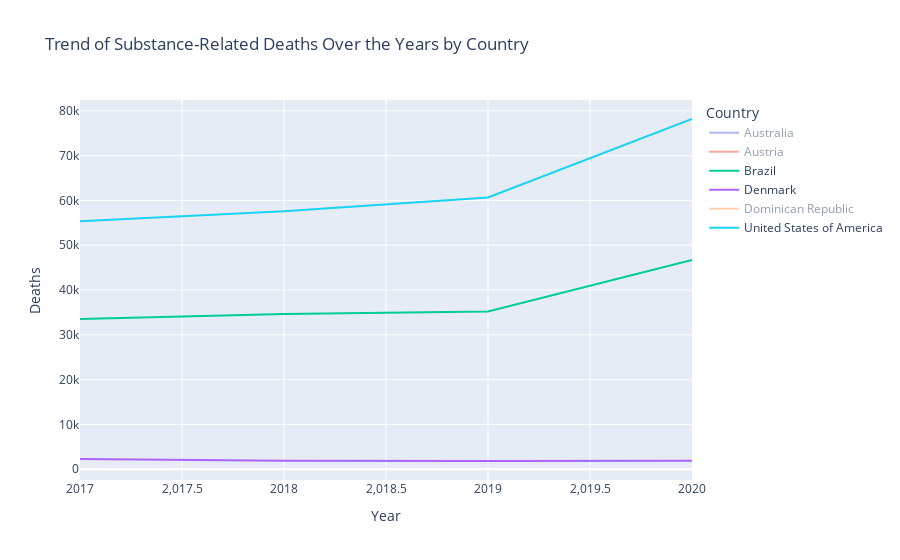

Notebook code for this chart:
### Code cell
# Filter data for specific countries if desired
filtered_data = substance_trend_by_country[substance_trend_by_country['Country'].isin(countries_to_include)]

# Create an interactive plot
fig = px.line(filtered_data, x='Year', y='Deaths', color='Country',
              title="Trend of Substance-Related Deaths Over the Years by Country",
              labels={'Deaths': 'Number of Deaths'})

fig.update_layout(xaxis_title="Year", yaxis_title="Deaths", legend_title="Country")
fig.show()

### Figure 1 — Plotly figure (JSON) as saved in the notebook; plotly's stock layout.template omitted (floating-point values rounded to 4 significant figures)
{"data": [{"hovertemplate": "Country=Australia<br>Year=%{x}<br>Number of Deaths=%{y}<extra></extra>", "legendgroup": "Australia", "line": {"color": "#636efa", "dash": "solid"}, "marker": {"symbol": "circle"}, "mode": "lines", "name": "Australia", "orientation": "v", "showlegend": true, "type": "scatter", "visible": "legendonly", "x": [2017, 2018, 2019, 2020, 2021], "xaxis": "x", "y": [1288, 1028, 1348, 1184, 1472], "yaxis": "y"}, {"hovertemplate": "Country=Austria<br>Year=%{x}<br>Number of Deaths=%{y}<extra></extra>", "legendgroup": "Austria", "line": {"color": "#EF553B", "dash": "solid"}, "marker": {"symbol": "circle"}, "mode": "lines", "name": "Austria", "orientation": "v", "showlegend": true, "type": "scatter", "visible": "legendonly", "x": [2017, 2018, 2019, 2020, 2021], "xaxis": "x", "y": [2352, 2672, 2480, 2784, 3068], "yaxis": "y"}, {"hovertemplate": "Country=Brazil<br>Year=%{x}<br>Number of Deaths=%{y}<extra></extra>", "legendgroup": "Brazil", "line": {"color": "#00cc96", "dash": "solid"}, "marker": {"symbol": "circle"}, "mode": "lines", "name": "Brazil", "orientation": "v", "showlegend": true, "type": "scatter", "visible": true, "x": [2017, 2018, 2019, 2020], "xaxis": "x", "y": [33524, 34652, 35216, 46708], "yaxis": "y"}, {"hovertemplate": "Country=Denmark<br>Year=%{x}<br>Number of Deaths=%{y}<extra></extra>", "legendgroup": "Denmark", "line": {"color": "#ab63fa", "dash": "solid"}, "marker": {"symbol": "circle"}, "mode": "lines", "name": "Denmark", "orientation": "v", "showlegend": true, "type": "scatter", "visible": true, "x": [2017, 2018, 2019, 2020], "xaxis": "x", "y": [2276, 1912, 1832, 1892], "yaxis": "y"}, {"hovertemplate": "Country=Dominican Republic<br>Year=%{x}<br>Number of Deaths=%{y}<extra></extra>", "legendgroup": "Dominican Republic", "line": {"color": "#FFA15A", "dash": "solid"}, "marker": {"symbol": "circle"}, "mode": "lines", "name": "Dominican Republic", "orientation": "v", "showlegend": true, "type": "scatter", "visible": "legendonly", "x": [2017, 2018], "xaxis": "x", "y": [44, 12], "yaxis": "y"}, {"hovertemplate": "Country=United States of America<br>Year=%{x}<br>Number of Deaths=%{y}<extra></extra>", "legendgroup": "United States of America", "line": {"color": "#19d3f3", "dash": "solid"}, "marker": {"symbol": "circle"}, "mode": "lines", "name": "United States of America", "orientation": "v", "showlegend": true, "type": "scatter", "visible": true, "x": [2017, 2018, 2019, 2020], "xaxis": "x", "y": [55356, 57560, 60652, 78176], "yaxis": "y"}], "layout": {"autosize": true, "legend": {"title": {"text": "Country"}, "tracegroupgap": 0}, "title": {"text": "Trend of Substance-Related Deaths Over the Years by Country"}, "xaxis": {"anchor": "y", "autorange": true, "domain": [0, 1], "range": [2017, 2020], "title": {"text": "Year"}, "type": "linear"}, "yaxis": {"anchor": "x", "autorange": true, "domain": [0, 1], "range": [-2409.0, 82420.0], "title": {"text": "Deaths"}, "type": "linear"}}}
